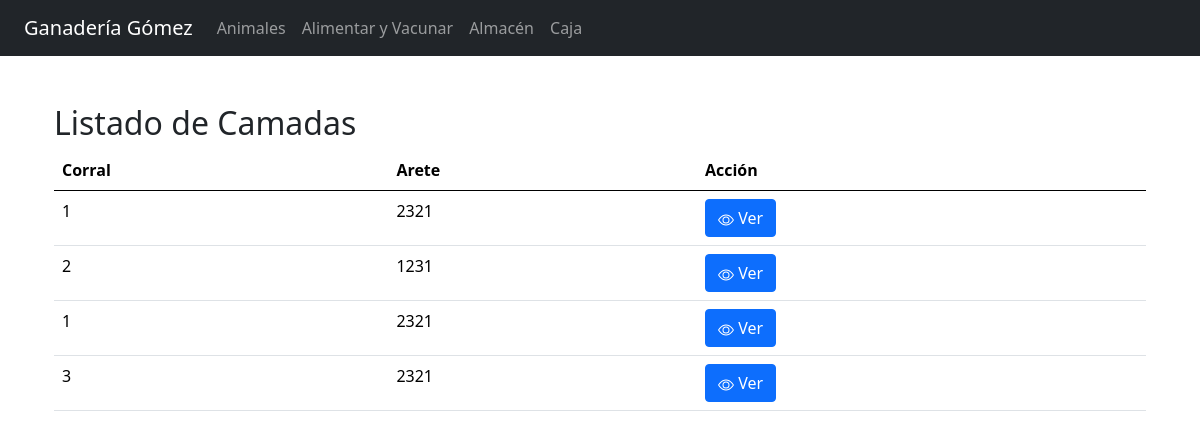
/www/camadasinfo.php, run on the app's committed database.
### tables this page shows
CREATE TABLE `Camadas` (
  `id_camada` int NOT NULL,
  `arete` int NOT NULL,
  `id_corral` int NOT NULL,
  `cantidad` int NOT NULL,
  `fechanaci` date NOT NULL,
  `id_fase` int DEFAULT NULL
);

### www/camadasinfo.php (the view, shortened to what this page needs)
<?php
include("includes/header.php");
?>
<!DOCTYPE html>
<html lang="en">
<head>
    <link href="https://cdn.jsdelivr.net/npm/bootstrap@5.0.2/dist/css/bootstrap.min.css" rel="stylesheet">
</head>
<body>
<div class="container mt-5">
    <h2>Listado de Camadas</h2>
    <?php
    $servername = "database";
    $username = "root";
    $password = "root";
    $dbname = "Granja";
    $conn = new mysqli($servername, $username, $password, $dbname);
    $sql = "SELECT id_camada, arete, id_corral FROM Camadas";
    $result = $conn->query($sql);
    ?>
    <table class="table">
        <thead>
            <tr>
                <th>Corral</th>
                <th>Arete</th>
                <th>Acción</th>
            </tr>
        </thead>
        <tbody>
            <?php
            if ($result->num_rows > 0) {
                while($row = $result->fetch_assoc()) {
                    echo "<tr>";
                    echo "<td>" . $row["id_corral"] . "</td>";
                    echo "<td>" . $row["arete"] . "</td>";
                    echo "<td><a href='verinfo.php?id=" . $row["id_camada"] . "' class='btn btn-primary'>" .
                         "<svg xmlns='http://www.w3.org/2000/svg' width='16' height='16' fill='currentColor' class='bi bi-eye' viewBox='0 0 16 16'>" .
                         "<path d='M16 8s-3-5.5-8-5.5S0 8 0 8s3 5.5 8 5.5S16 8 16 8M1.173 8a13.133 13.133 0 0 1 1.66-2.043C4.12 4.668 5.88 3.5 8 3.5c2.12 0 3.879 1.168 5.168 2.457A13.133 13.133 0 0 1 14.828 8c-.058.087-.122.183-.195.288-.335.48-.83 1.12-1.465 1.755C11.879 11.332 10.119 12.5 8 12.5c-2.12 0-3.879-1.168-5.168-2.457A13.134 13.134 0 0 1 1.172 8z'/>" .
                         "<path d='M8 5.5a2.5 2.5 0 1 0 0 5 2.5 2.5 0 0 0 0-5M4.5 8a3.5 3.5 0 1 1 7 0 3.5 3.5 0 0 1-7 0'/>" .
                         "</svg> Ver</a></td>";
                    echo "</tr>";
                }
            } else {
                echo "<tr><td colspan='3'>No hay datos disponibles</td></tr>";
            }
            ?>
        </tbody>
    </table>
</div>
</body>
</html>

### data on the page
camadas: id_corral "1", arete "2321"
camadas: id_corral "2", arete "1231"
camadas: id_corral "1", arete "2321"
camadas: id_corral "3", arete "2321"
